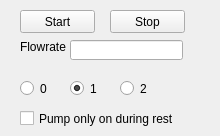
   <widget class="QWidget" name="tab_3">
    <attribute name="title">
     <string>Pump</string>
    </attribute>
    <widget class="QPushButton" name="startPump_pushButton">
     <property name="geometry">
      <rect>
       <x>20</x>
       <y>10</y>
       <width>75</width>
       <height>23</height>
      </rect>
     </property>
     <property name="text">
      <string>Start</string>
     </property>
    </widget>
    <widget class="QPushButton" name="stopPump_pushButton">
     <property name="geometry">
      <rect>
       <x>110</x>
       <y>10</y>
       <width>75</width>
       <height>23</height>
      </rect>
     </property>
     <property name="text">
      <string>Stop</string>
     </property>
    </widget>
    <widget class="QLabel" name="label_38">
     <property name="geometry">
      <rect>
       <x>20</x>
       <y>40</y>
       <width>46</width>
       <height>13</height>
      </rect>
     </property>
     <property name="text">
      <string>Flowrate:</string>
     </property>
    </widget>
    <widget class="QLineEdit" name="pumpFlowRate_lineEdit">
     <property name="geometry">
      <rect>
       <x>70</x>
       <y>40</y>
       <width>113</width>
       <height>20</height>
      </rect>
     </property>
    </widget>
    <widget class="QRadioButton" name="pump0_radioButton">
     <property name="geometry">
      <rect>
       <x>20</x>
       <y>80</y>
       <width>41</width>
       <height>17</height>
      </rect>
     </property>
     <property name="text">
      <string>0</string>
     </property>
    </widget>
    <widget class="QRadioButton" name="pump1_radioButton">
     <property name="geometry">
      <rect>
       <x>70</x>
       <y>80</y>
       <width>31</width>
       <height>17</height>
      </rect>
     </property>
     <property name="text">
      <string>1</string>
     </property>
     <property name="checked">
      <bool>true</bool>
     </property>
    </widget>
    <widget class="QRadioButton" name="pump2_radioButton">
     <property name="geometry">
      <rect>
       <x>120</x>
       <y>80</y>
       <width>31</width>
       <height>17</height>
      </rect>
     </property>
     <property name="text">
      <string>2</string>
     </property>
    </widget>
    <widget class="QCheckBox" name="onlyPumpOnRest_checkBox">
     <property name="geometry">
      <rect>
       <x>20</x>
       <y>110</y>
       <width>191</width>
       <height>17</height>
      </rect>
     </property>
     <property name="text">
      <string>Pump only on during rest</string>
     </property>
    </widget>
   </widget>
